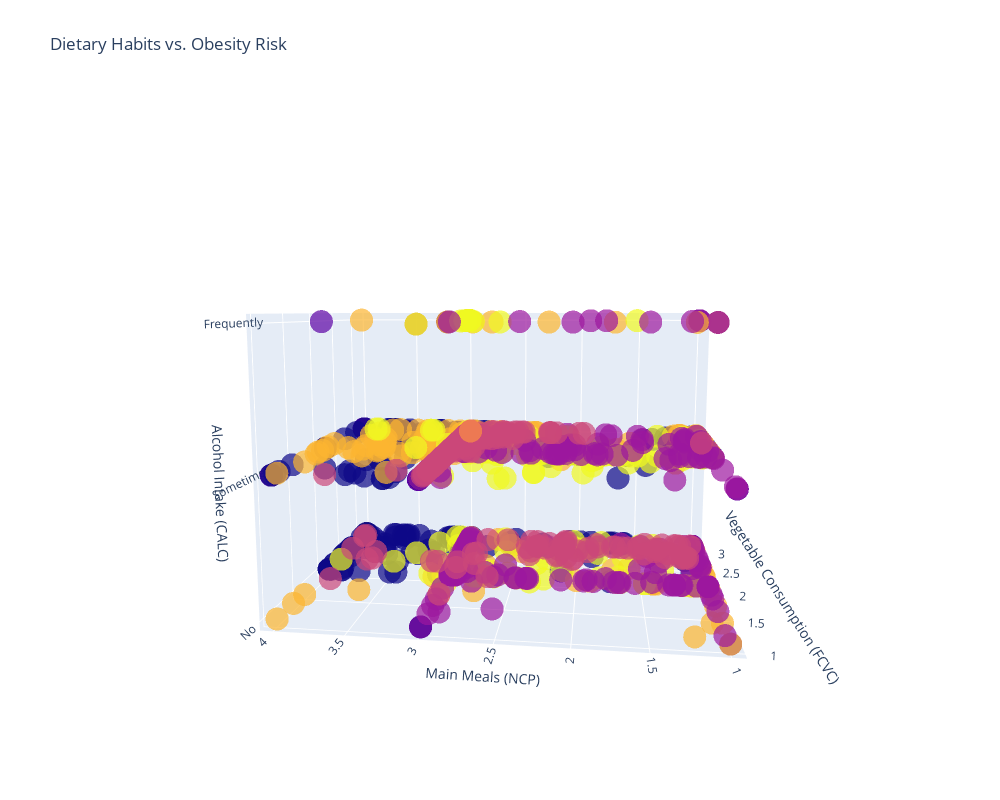

This figure's notebook cell:
### Markdown cell above
# Visualization #3: Scatter Plot

### Code cell
# Map CALC (alcohol) to numeric values for Z-axis
calc_mapping = {'no': 0, 'Sometimes': 1, 'Frequently': 2}
data['CALC_numeric'] = data['CALC'].map(calc_mapping)

# Create an interactive 3D scatter plot using Plotly
fig = go.Figure(data=[go.Scatter3d(
    x=data['FCVC'],           # X-axis: Vegetable consumption
    y=data['NCP'],            # Y-axis: Number of main meals
    z=data['CALC_numeric'],   # Z-axis: Alcohol consumption
    mode='markers',           # Display as markers
    marker=dict(
        size=8,
        color=data['NObeyesdad'].astype('category').cat.codes,
        colorscale='plasma',
        opacity=0.7
    ),
    text=[
        f"Vegetable Consumption: {fcvc}<br>Main Meals: {ncp}<br>"
        f"Alcohol Intake: {calc}<br>Obesity Level: {obesity}"
        for fcvc, ncp, calc, obesity in zip(
            data['FCVC'],
            data['NCP'],
            data['CALC'],
            data['NObeyesdad']
        )
    ],
    hoverinfo='text'
)])

# Update layout
fig.update_layout(
    title='Dietary Habits vs. Obesity Risk',
    scene=dict(
        xaxis_title='Vegetable Consumption (FCVC)',
        yaxis_title='Main Meals (NCP)',
        zaxis_title='Alcohol Intake (CALC)',
        zaxis=dict(
            tickvals=[0, 1, 2],
            ticktext=['No', 'Sometimes', 'Frequently']
        )
    ),
    width=1000,
    height=800,
    legend_title_text='Obesity Level'
)

# Save Visualization
plt.savefig("Jamie_DietaryHabitsVSObesityRisk.png")
fig.show()

### Figure 1 — Plotly figure (JSON) as saved in the notebook; plotly's stock layout.template omitted (floating-point values rounded to 4 significant figures; data arrays with more than 128 entries replaced by an {"elided": "..."} marker saying what was removed)
{"data": [{"hoverinfo": "text", "marker": {"color": {"elided": "2111 int values"}, "colorscale": [[0, "#0d0887"], [0.1111, "#46039f"], [0.2222, "#7201a8"], [0.3333, "#9c179e"], [0.4444, "#bd3786"], [0.5556, "#d8576b"], [0.6667, "#ed7953"], [0.7778, "#fb9f3a"], [0.8889, "#fdca26"], [1, "#f0f921"]], "opacity": 0.7, "size": 8}, "mode": "markers", "text": {"elided": "2111 str values"}, "type": "scatter3d", "x": {"elided": "2111 float values"}, "y": {"elided": "2111 float values"}, "z": {"elided": "2111 int values"}}], "layout": {"height": 800, "legend": {"title": {"text": "Obesity Level"}}, "scene": {"aspectmode": "auto", "aspectratio": {"x": 0.8736, "y": 1.31, "z": 0.8736}, "camera": {"center": {"x": 0.08534, "y": 0.05022, "z": 0.1237}, "eye": {"x": -2.316, "y": -0.2636, "z": 0.4446}, "projection": {"type": "perspective"}, "up": {"x": 0, "y": 0, "z": 1}}, "xaxis": {"title": {"text": "Vegetable Consumption (FCVC)"}, "type": "linear"}, "yaxis": {"title": {"text": "Main Meals (NCP)"}, "type": "linear"}, "zaxis": {"ticktext": ["No", "Sometimes", "Frequently"], "tickvals": [0, 1, 2], "title": {"text": "Alcohol Intake (CALC)"}, "type": "linear"}}, "title": {"text": "Dietary Habits vs. Obesity Risk"}, "width": 1000}}
